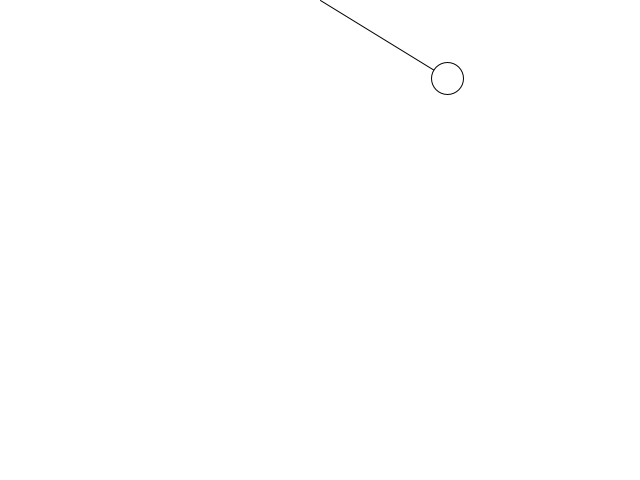
Frame 1 (no input)
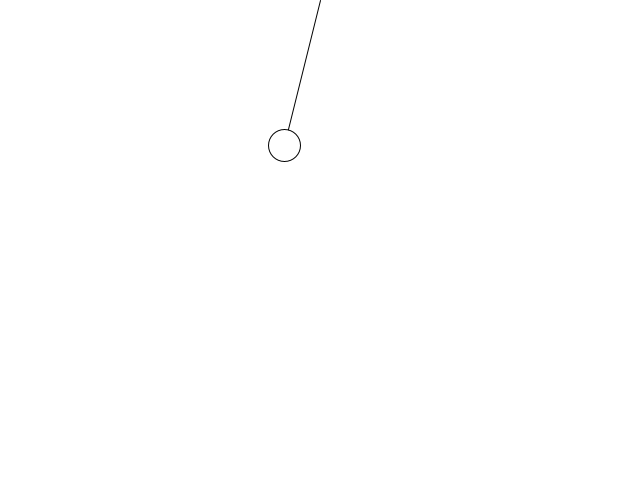
Frame 60 (the mouse pressed at the canvas centre just before this capture)
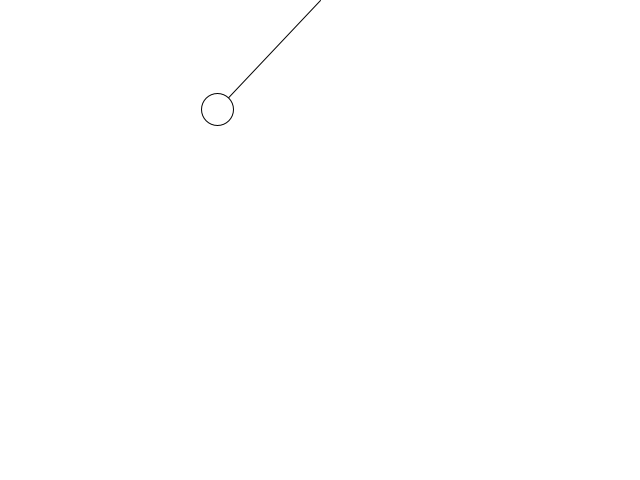
Frame 120 (the mouse held since frame 60 and released just before this capture)

The Processing sketch that drew these frames (run headless with seeded random() and noise(); from frame 60 on, the mouse is pressed at the canvas centre):

// Processing sketch: Pendulum
// ── Pendulum.pde
PVector origin;
PVector bob;
float len;
float angle = 45;
float aAcc = 0;
float aVel =0;  

void setup() {
  size(640, 480); 

  len = 150;
  origin = new PVector(width/2, 0);
  bob = new PVector (width/2, len);
}

void draw() {
  background (255);

  bob.x= origin.x + len * sin(angle);
  bob.y= origin.y + len * cos(angle);

  line (origin.x, origin.y, bob.x, bob.y);
  ellipse (bob.x, bob.y, 32, 32);
  
  aAcc =-1 * sin(angle)/ len;

  angle += aVel;
  aVel += aAcc;
  
  aVel *= 0.99;
}
